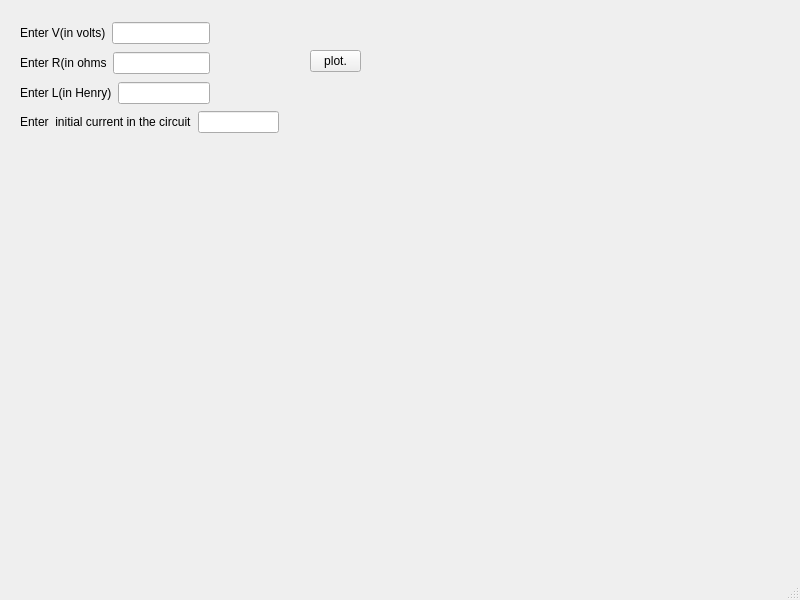
<?xml version="1.0" encoding="UTF-8"?>
<ui version="4.0">
 <class>MainWindow</class>
 <widget class="QMainWindow" name="MainWindow">
  <property name="geometry">
   <rect>
    <x>0</x>
    <y>0</y>
    <width>800</width>
    <height>600</height>
   </rect>
  </property>
  <property name="windowTitle">
   <string>MainWindow</string>
  </property>
  <widget class="QWidget" name="centralwidget">
   <widget class="QCustomPlot" name="customPlot" native="true">
    <property name="geometry">
     <rect>
      <x>40</x>
      <y>180</y>
      <width>431</width>
      <height>351</height>
     </rect>
    </property>
   </widget>
   <widget class="QWidget" name="layoutWidget">
    <property name="geometry">
     <rect>
      <x>20</x>
      <y>20</y>
      <width>190</width>
      <height>86</height>
     </rect>
    </property>
    <layout class="QVBoxLayout" name="verticalLayout">
     <item>
      <layout class="QHBoxLayout" name="horizontalLayout">
       <item>
        <widget class="QLabel" name="label">
         <property name="text">
          <string>Enter V(in volts)</string>
         </property>
        </widget>
       </item>
       <item>
        <widget class="QLineEdit" name="lineEdit"/>
       </item>
      </layout>
     </item>
     <item>
      <layout class="QHBoxLayout" name="horizontalLayout_2">
       <item>
        <widget class="QLabel" name="label_2">
         <property name="text">
          <string>Enter R(in ohms</string>
         </property>
        </widget>
       </item>
       <item>
        <widget class="QLineEdit" name="lineEdit_2"/>
       </item>
      </layout>
     </item>
     <item>
      <layout class="QHBoxLayout" name="horizontalLayout_3">
       <item>
        <widget class="QLabel" name="label_3">
         <property name="text">
          <string>Enter L(in Henry)</string>
         </property>
        </widget>
       </item>
       <item>
        <widget class="QLineEdit" name="lineEdit_3"/>
       </item>
      </layout>
     </item>
    </layout>
   </widget>
   <widget class="QToolButton" name="toolButton">
    <property name="geometry">
     <rect>
      <x>310</x>
      <y>50</y>
      <width>51</width>
      <height>22</height>
     </rect>
    </property>
    <property name="text">
     <string>plot.</string>
    </property>
   </widget>
   <widget class="QWidget" name="layoutWidget">
    <property name="geometry">
     <rect>
      <x>20</x>
      <y>110</y>
      <width>259</width>
      <height>24</height>
     </rect>
    </property>
    <layout class="QHBoxLayout" name="horizontalLayout_4">
     <item>
      <widget class="QLabel" name="label_4">
       <property name="text">
        <string>Enter  initial current in the circuit</string>
       </property>
      </widget>
     </item>
     <item>
      <widget class="QLineEdit" name="lineEdit_4"/>
     </item>
    </layout>
   </widget>
   <widget class="QLabel" name="label_pic">
    <property name="geometry">
     <rect>
      <x>510</x>
      <y>10</y>
      <width>261</width>
      <height>201</height>
     </rect>
    </property>
    <property name="text">
     <string/>
    </property>
   </widget>
  </widget>
  <widget class="QMenuBar" name="menubar">
   <property name="geometry">
    <rect>
     <x>0</x>
     <y>0</y>
     <width>800</width>
     <height>26</height>
    </rect>
   </property>
  </widget>
  <widget class="QStatusBar" name="statusbar"/>
 </widget>
 <customwidgets>
  <customwidget>
   <class>QCustomPlot</class>
   <extends>QWidget</extends>
   <header>qcustomplot.h</header>
   <container>1</container>
  </customwidget>
 </customwidgets>
 <resources/>
 <connections/>
</ui>
